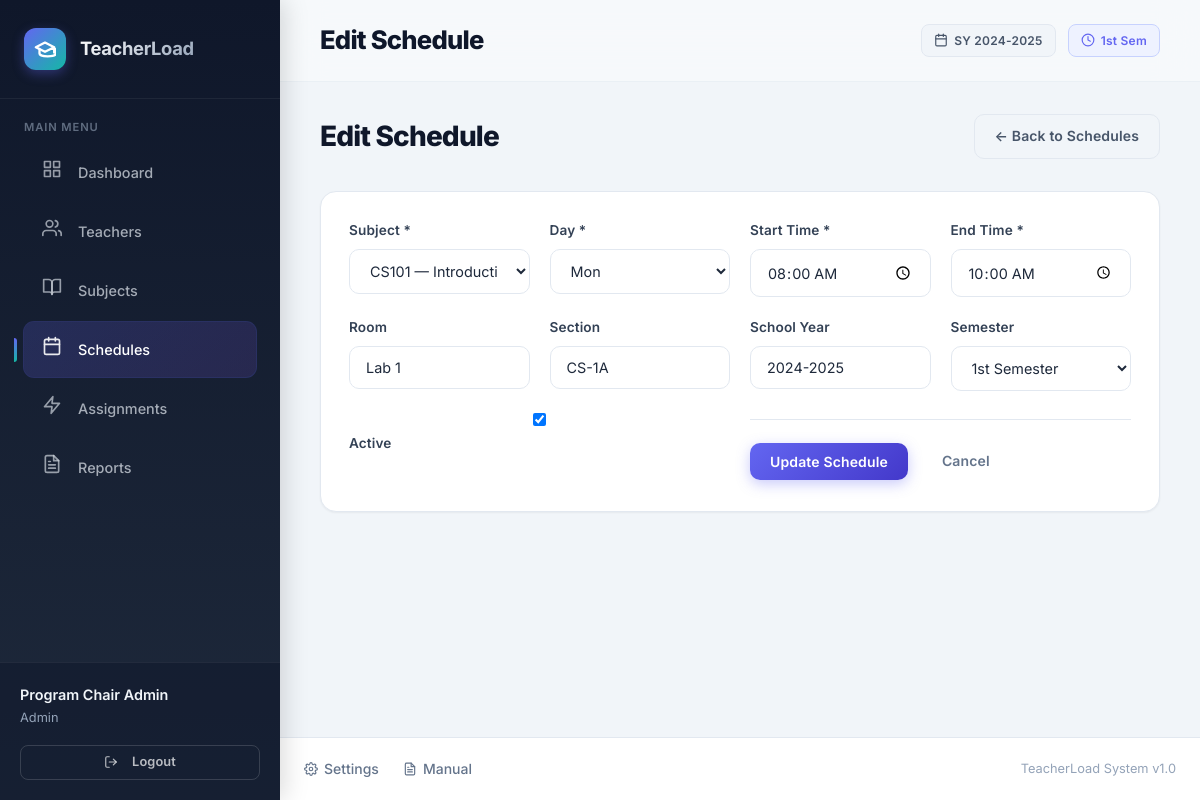
Page /modules/schedules/edit.php?id=1 (signed in) on the committed database.
### tables this page shows
CREATE TABLE `schedules` (
  `id` int(11) NOT NULL,
  `subject_id` int(11) NOT NULL,
  `day_of_week` enum('Mon','Tue','Wed','Thu','Fri','Sat','Sun') NOT NULL,
  `start_time` time NOT NULL,
  `end_time` time NOT NULL,
  `room` varchar(50) DEFAULT NULL,
  `section` varchar(20) DEFAULT NULL,
  `school_year` varchar(20) DEFAULT NULL,
  `semester` enum('1st','2nd','summer') DEFAULT '1st',
  `is_active` tinyint(1) DEFAULT 1,
  `created_at` timestamp NOT NULL DEFAULT current_timestamp()
);

CREATE TABLE `subjects` (
  `id` int(11) NOT NULL,
  `code` varchar(20) NOT NULL,
  `name` varchar(100) NOT NULL,
  `description` text DEFAULT NULL,
  `units` decimal(3,1) NOT NULL DEFAULT 3.0,
  `lecture_hours` decimal(4,1) DEFAULT 3.0,
  `lab_hours` decimal(4,1) DEFAULT 0.0,
  `department` varchar(50) DEFAULT NULL,
  `semester` enum('1st','2nd','summer') DEFAULT '1st',
  `year_level` int(11) DEFAULT 1,
  `is_active` tinyint(1) DEFAULT 1,
  `created_at` timestamp NOT NULL DEFAULT current_timestamp(),
  `updated_at` timestamp NOT NULL DEFAULT current_timestamp() ON UPDATE current_timestamp()
);

### config/database.php (called while the page is built, shortened)
<?php
class Database {
    private static ?PDO $instance = null;
    public static function getInstance(): PDO {
        if (self::$instance === null) {
            $host = 'localhost';
            $db   = 'teacher_load_system';
            $user = 'root';
            $pass = '';
            $charset = 'utf8mb4';
            $dsn = "mysql:host=$host;dbname=$db;charset=$charset";
            $options = [
                PDO::ATTR_ERRMODE            => PDO::ERRMODE_EXCEPTION,
                PDO::ATTR_DEFAULT_FETCH_MODE => PDO::FETCH_ASSOC,
                PDO::ATTR_EMULATE_PREPARES   => true,
            ];
            try {
                self::$instance = new PDO($dsn, $user, $pass, $options);
            } catch (\PDOException $e) {
                error_log("DB Connection failed: " . $e->getMessage());
                throw new \PDOException($e->getMessage(), (int)$e->getCode());
            }
        }
        return self::$instance;
    }
}

### models/Subject.php (called while the page is built, shortened)
<?php
require_once __DIR__ . '/../config/database.php';
class Subject {
    private PDO $db;
    public function __construct() {
        $this->db = Database::getInstance();
    }
    public function getAllSimple(): array {
        return $this->db->query("SELECT id, code, name, units FROM subjects WHERE is_active = 1 ORDER BY code")->fetchAll();
    }
}

### models/Schedule.php (called while the page is built, shortened)
<?php
require_once __DIR__ . '/../config/database.php';
class Schedule {
    private PDO $db;
    public function __construct() {
        $this->db = Database::getInstance();
    }
    public function getById(int $id): ?array {
        $stmt = $this->db->prepare("
            SELECT s.*, sub.code as subject_code, sub.name as subject_name, sub.units, sub.department
            FROM schedules s
            JOIN subjects sub ON s.subject_id = sub.id
            WHERE s.id = ?
        ");
        $stmt->execute([$id]);
        return $stmt->fetch() ?: null;
    }
}

### includes/functions.php (called while the page is built, shortened)
<?php
function sanitize($input) {
    return htmlspecialchars(strip_tags(trim($input)), ENT_QUOTES, 'UTF-8');
}

### modules/schedules/edit.php (the view, shortened to what this page needs)
<?php
require_once __DIR__ . '/../../includes/functions.php';
require_once __DIR__ . '/../../models/Schedule.php';
require_once __DIR__ . '/../../models/Subject.php';
$id = (int)($_GET['id'] ?? 0);
$scheduleModel = new Schedule();
$subjectModel = new Subject();
$schedule = $scheduleModel->getById($id);
$subjects = $subjectModel->getAllSimple();
require __DIR__ . '/../../includes/header.php';
?>
<div class="page-toolbar">
    <h2>Edit Schedule</h2>
    <a href="<?= BASE_URL ?>/modules/schedules/" class="btn btn-outline">← Back to Schedules</a>
</div>
<div class="card form-card">
    <form method="POST" class="form-grid">
        <div class="form-row">
            <div class="form-group">
                <label for="subject_id">Subject *</label>
                <select id="subject_id" name="subject_id" required>
                    <?php foreach ($subjects as $s): ?>
                        <option value="<?= $s['id'] ?>" <?= ($_POST['subject_id'] ?? $schedule['subject_id']) == $s['id'] ? 'selected' : '' ?>>
                            <?= sanitize($s['code']) ?> — <?= sanitize($s['name']) ?> (<?= $s['units'] ?? 3.0 ?>u)
                        </option>
                    <?php endforeach; ?>
                </select>
            </div>
            <div class="form-group">
                <label for="day_of_week">Day *</label>
                <select id="day_of_week" name="day_of_week" required>
                    <?php foreach (['Mon','Tue','Wed','Thu','Fri','Sat','Sun'] as $d): ?>
                        <option value="<?= $d ?>" <?= ($_POST['day_of_week'] ?? $schedule['day_of_week']) === $d ? 'selected' : '' ?>><?= $d ?></option>
                    <?php endforeach; ?>
                </select>
            </div>
        </div>
        <div class="form-row">
            <div class="form-group">
                <label for="start_time">Start Time *</label>
                <input type="time" id="start_time" name="start_time" required
                       value="<?= htmlspecialchars($_POST['start_time'] ?? substr($schedule['start_time'], 0, 5)) ?>">
            </div>
            <div class="form-group">
                <label for="end_time">End Time *</label>
                <input type="time" id="end_time" name="end_time" required
                       value="<?= htmlspecialchars($_POST['end_time'] ?? substr($schedule['end_time'], 0, 5)) ?>">
            </div>
        </div>
        <div class="form-row">
            <div class="form-group">
                <label for="room">Room</label>
                <input type="text" id="room" name="room"
                       value="<?= htmlspecialchars($_POST['room'] ?? $schedule['room'] ?? '') ?>">
            </div>
            <div class="form-group">
                <label for="section">Section</label>
                <input type="text" id="section" name="section"
                       value="<?= htmlspecialchars($_POST['section'] ?? $schedule['section'] ?? '') ?>">
            </div>
        </div>
        <div class="form-row">
            <div class="form-group">
                <label for="school_year">School Year</label>
                <input type="text" id="school_year" name="school_year" placeholder="2024-2025"
                       value="<?= htmlspecialchars($_POST['school_year'] ?? $schedule['school_year'] ?? '') ?>">
            </div>
            <div class="form-group">
                <label for="semester">Semester</label>
                <select id="semester" name="semester">
                    <option value="1st" <?= ($_POST['semester'] ?? $schedule['semester']) === '1st' ? 'selected' : '' ?>>1st Semester</option>
                </select>
            </div>
        </div>
        <div class="form-group">
            <label>
                <input type="checkbox" name="is_active" value="1" <?= ($_POST['is_active'] ?? $schedule['is_active']) ? 'checked' : '' ?>>
                Active
            </label>
        </div>
        <div class="form-actions">
            <button type="submit" class="btn btn-primary">Update Schedule</button>
            <a href="<?= BASE_URL ?>/modules/schedules/" class="btn btn-ghost">Cancel</a>
        </div>
    </form>
</div>
<?php require __DIR__ . '/../../includes/footer.php'; ?>

### assets/css/main.css (style rules this page uses)
:root { --primary-50:#eef2ff;--primary-100:#e0e7ff;--primary-200:#c7d2fe;--primary-300:#a5b4fc;--primary-400:#818cf8;--primary-500:#6366f1;--primary-600:#4f46e5;--primary-700:#4338ca;--primary-800:#3730a3;--primary-900:#312e81;--accent-500:#14b8a6;--accent-600:#0d9488;--slate-50:#f8fafc;--slate-100:#f1f5f9;--slate-200:#e2e8f0;--slate-300:#cbd5e1;--slate-400:#94a3b8;--slate-500:#64748b;--slate-600:#475569;--slate-700:#334155;--slate-800:#1e293b;--slate-900:#0f172a;--success:#10b981;--success-light:#d1fae5;--warning:#f59e0b;--warning-light:#fef3c7;--danger:#ef4444;--danger-light:#fee2e2;--info:#0ea5e9;--info-light:#e0f2fe;--bg-body:#f1f5f9;--bg-card:#fff;--bg-sidebar:#0f172a;--bg-sidebar-hover:rgba(255,255,255,0.06);--bg-sidebar-active:rgba(99,102,241,0.18);--border-light:#e2e8f0;--border-medium:#cbd5e1;--shadow-sm:0 1px 2px 0 rgb(0 0 0 / 0.05);--shadow-md:0 4px 6px -1px rgb(0 0 0 / 0.07),0 2px 4px -2px rgb(0 0 0 / 0.05);--shadow-lg:0 10px 15px -3px rgb(0 0 0 / 0.08),0 4px 6px -4px rgb(0 0 0 / 0.04);--shadow-glow:0 0 0 3px rgba(99,102,241,0.15);--font-sans:'Inter',-apple-system,BlinkMacSystemFont,'Segoe UI',Roboto,sans-serif;--radius-sm:8px;--radius-md:10px;--radius-lg:14px;--radius-xl:20px;--primary:var(--primary-500);--primary-dark:var(--primary-700);--accent:var(--accent-500);--gray-50:var(--slate-50);--gray-100:var(--slate-100);--gray-300:var(--slate-300);--gray-400:var(--slate-400);--gray-500:var(--slate-500);--gray-600:var(--slate-600);--gray-700:var(--slate-700);--gray-800:var(--slate-800);--gray-900:var(--slate-900);--surface:#fff;--border:var(--slate-200);--bg-primary:var(--slate-100) }
* { box-sizing:border-box;margin:0;padding:0 }
html { scroll-behavior:smooth }
body { font-family:var(--font-sans);background:var(--bg-body);color:var(--slate-800);line-height:1.6;-webkit-font-smoothing:antialiased }
.form-group { margin-bottom:1.25rem }
.form-group label { display:block;margin-bottom:0.4rem;font-weight:600;font-size:0.85rem;color:var(--slate-700) }
.form-group input,.form-group select,.form-group textarea { width:100%;padding:0.75rem 1rem;border:2px solid var(--border-light);border-radius:var(--radius-md);font-size:0.95rem;font-family:var(--font-sans);color:var(--slate-800);background:#fff;transition:all 0.2s }
.form-group input::placeholder { color:var(--slate-400) }
.btn { padding:0.65rem 1.25rem;border:2px solid transparent;border-radius:var(--radius-md);font-size:0.875rem;font-family:var(--font-sans);font-weight:600;cursor:pointer;transition:all 0.2s;text-decoration:none;display:inline-flex;align-items:center;justify-content:center;gap:0.4rem;white-space:nowrap }
.btn-primary { background:#fff;color:#000;border-color:var(--primary-500) }
.btn-outline { background:#fff;color:#000;border-color:var(--border-medium) }
.btn-ghost { background:transparent;color:#000;border-color:transparent }
.card { background:var(--bg-card);border-radius:var(--radius-lg);border:1px solid var(--border-light);box-shadow:var(--shadow-sm);overflow:hidden;margin-bottom:1.5rem }
.page-toolbar { display:flex;align-items:center;justify-content:space-between;margin-bottom:1.25rem;gap:1rem }
.page-toolbar h2 { font-size:1.35rem;font-weight:700;color:var(--slate-900) }
.form-grid { display:grid;grid-template-columns:repeat(2,1fr);gap:1.25rem }
.form-grid .form-group { margin-bottom:0 }
.form-actions { display:flex;align-items:center;gap:0.75rem;margin-top:1rem;padding-top:1.25rem;border-top:2px solid var(--border-light) }

### rows in the picture
schedules: subject_id "CS101 — Introduction to Programming (3.0u)", day_of_week "Mon", start_time "08:00", end_time "10:00", room "Lab 1", section "CS-1A", school_year "2024-2025", semester "1st Semester", is_active "☑"

### other values in the picture
$item['label'] "Dashboard"
$item['label'] "Teachers"
$item['label'] "Subjects"
$item['label'] "Schedules"
$item['label'] "Assignments"
$item['label'] "Reports"
$_SESSION['user_data']['full_name'] "Program Chair Admin"
$_SESSION['user_data']['role'] "Admin"
$pageTitle "Edit Schedule"
$_SESSION['current_school_year'] "2024-2025"
$_SESSION['current_semester'] "1st"
